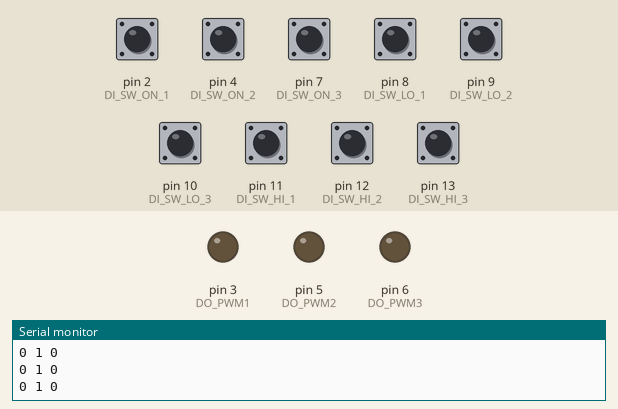
Recording of a sketch running on a simulated Arduino Nano, built with avr-gcc and run on an emulated ATmega328P. Parts: output pins drawn as LEDs (lit = HIGH), the last lines printed to the serial monitor. The inputs (shaded band) are chosen by the test bench; at power-on: pin 8 (DI_SW_LO_1), pin 9 (DI_SW_LO_2), pin 10 (DI_SW_LO_3) HIGH, pin 2 (DI_SW_ON_1), pin 4 (DI_SW_ON_2), pin 7 (DI_SW_ON_3), pin 11 (DI_SW_HI_1), pin 12 (DI_SW_HI_2), pin 13 (DI_SW_HI_3) LOW.

Above: at 2.7 s.
2.8 s: pin 2 (DI_SW_ON_1) pulled HIGH for 1 s
At 4.3 s:
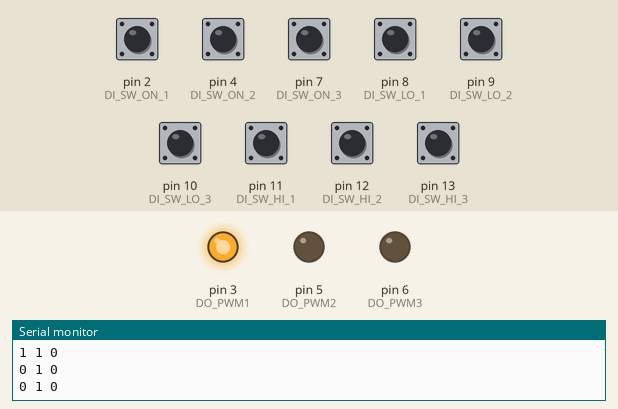
6.0 s: pin 4 (DI_SW_ON_2) pulled HIGH for 0.65 s
At 7.3 s:
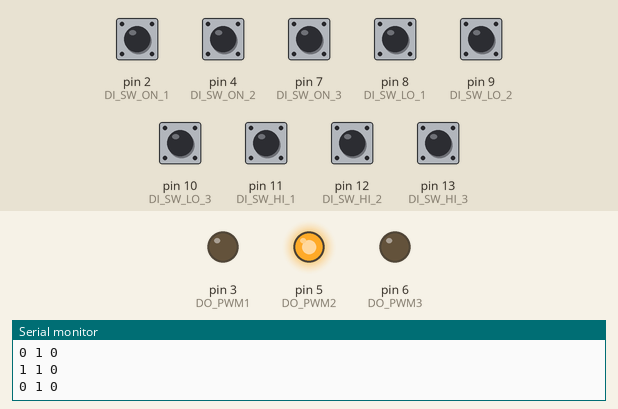
9.0 s: pin 7 (DI_SW_ON_3) pulled HIGH for 0.65 s
At 10.3 s:
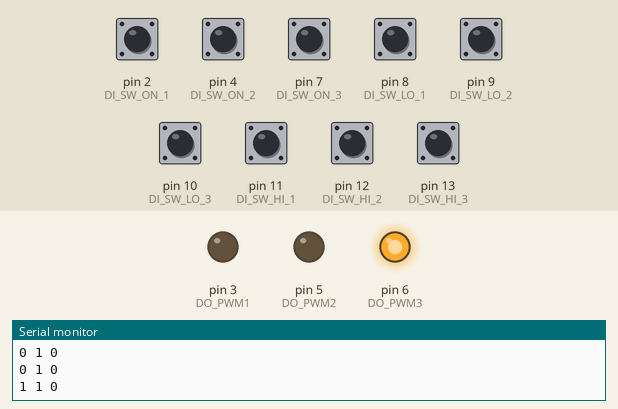
12.0 s: pin 2 (DI_SW_ON_1) driven HIGH and pin 4 (DI_SW_ON_2) driven HIGH
At 13.7 s:
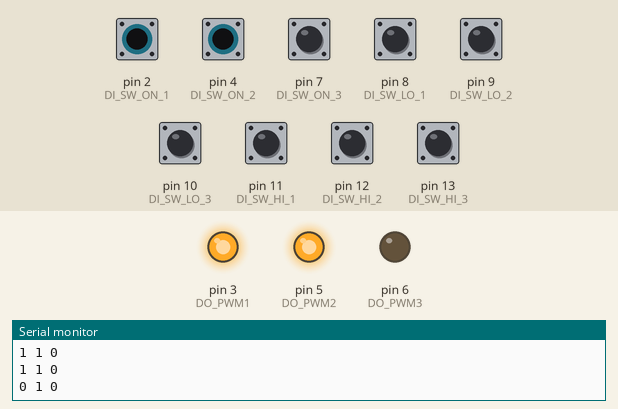
14.0 s: pin 11 (DI_SW_HI_1) pulled HIGH for 0.65 s
At 15.3 s:
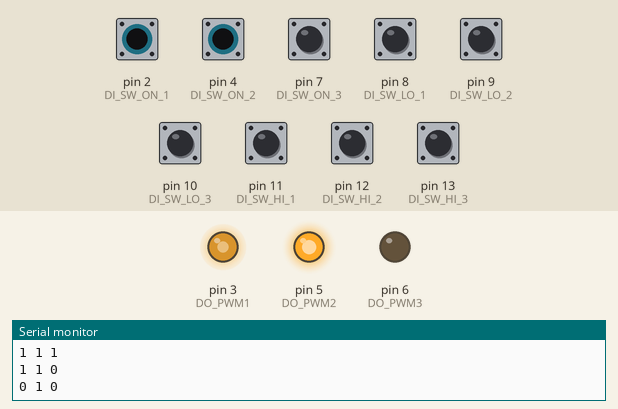
17.0 s: pin 9 (DI_SW_LO_2) pulled LOW for 0.65 s
At 19.9 s:
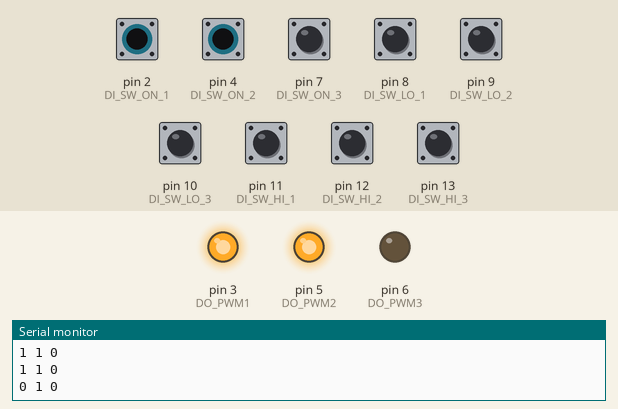
Timing chart, 0 to 21.0 s (numbered marks = the images above; inputs shaded):
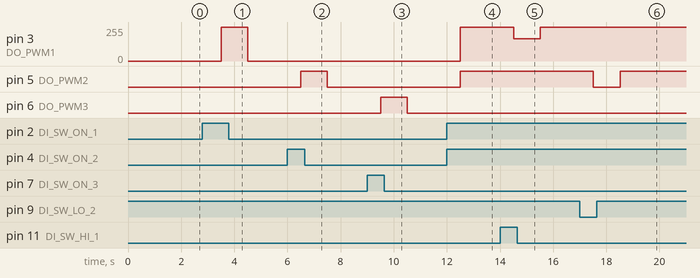

The sketch:

Safran_SeatMockup.ino
```cpp
/*
  Important note: ATmega328P (Old Bootloader)
  https://store.arduino.cc/arduino-nano

*/
#define DO_PWM1 3
#define DO_PWM2 5
#define DO_PWM3 6

#define DI_SW_ON_1  2
#define DI_SW_ON_2  4
#define DI_SW_ON_3  7

#define DI_SW_LO_1  8
#define DI_SW_LO_2  9
#define DI_SW_LO_3  10

#define DI_SW_HI_1  11
#define DI_SW_HI_2  12
#define DI_SW_HI_3  13

void setup() {
  // put your setup code here, to run once:
  Serial.begin(115200);
  pinMode(LED_BUILTIN, OUTPUT);
  pinMode(LED_BUILTIN, INPUT);

  analogWrite(DO_PWM1, 0);
  analogWrite(DO_PWM2, 0);
  analogWrite(DO_PWM3, 0);

  pinMode(DO_PWM1, OUTPUT);
  pinMode(DO_PWM2, OUTPUT);
  pinMode(DO_PWM3, OUTPUT);

  pinMode(DI_SW_ON_1, INPUT);
  pinMode(DI_SW_ON_2, INPUT);
  pinMode(DI_SW_ON_3, INPUT);

  Serial.println("Setup Villinger Safran Heating Seat Mockup");
//  digitalWrite(LED_BUILTIN, HIGH);
  delay(500);
//  digitalWrite(LED_BUILTIN, LOW);
  delay(500);
//  digitalWrite(LED_BUILTIN, HIGH);
  delay(500);

}

void loop() {
  // put your main code here, to run repeatedly:
//  digitalWrite(LED_BUILTIN, LOW);
  delay(500);
//  digitalWrite(LED_BUILTIN, HIGH);
  delay(500);
  Serial.println("Status Area 1: ");
  Serial.print(digitalRead(DI_SW_ON_1)); Serial.print(" "); Serial.print(digitalRead(DI_SW_LO_1)); Serial.print(" ");  Serial.print(digitalRead(DI_SW_HI_1)); Serial.print(" "); Serial.println();
  Serial.print(digitalRead(DI_SW_ON_2)); Serial.print(" "); Serial.print(digitalRead(DI_SW_LO_2)); Serial.print(" ");  Serial.print(digitalRead(DI_SW_HI_2)); Serial.print(" "); Serial.println();
  Serial.print(digitalRead(DI_SW_ON_3)); Serial.print(" "); Serial.print(digitalRead(DI_SW_LO_3)); Serial.print(" ");  Serial.print(digitalRead(DI_SW_HI_3)); Serial.print(" "); Serial.println();
  Serial.println();

  if (digitalRead(DI_SW_ON_1)){
    // Area ON
    if (!digitalRead(DI_SW_LO_1) && digitalRead(DI_SW_HI_1)){
      // LOW: LO ON and HI OFF
      analogWrite(DO_PWM1, 84);
    }
    else if (digitalRead(DI_SW_LO_1) && digitalRead(DI_SW_HI_1)){
      // MID: LO OFF and HI OFF
      analogWrite(DO_PWM1, 168);
    }
    else if (digitalRead(DI_SW_LO_1) && !digitalRead(DI_SW_HI_1)){
      // HIG: LO OFF and HI ON
      analogWrite(DO_PWM1, 255);
    }
    else{
      analogWrite(DO_PWM1, 0);
    }
  }
  else{
    // Area OFF
    analogWrite(DO_PWM1, 0);
  }

  if (digitalRead(DI_SW_ON_2)){
    // Area ON
    if (!digitalRead(DI_SW_LO_2) && digitalRead(DI_SW_HI_2)){
      // LOW: LO ON and HI OFF
      analogWrite(DO_PWM2, 84);
    }
    else if (digitalRead(DI_SW_LO_2) && digitalRead(DI_SW_HI_2)){
      // MID: LO OFF and HI OFF
      analogWrite(DO_PWM2, 168);
    }
    else if (digitalRead(DI_SW_LO_2) && !digitalRead(DI_SW_HI_2)){
      // HIG: LO OFF and HI ON
      analogWrite(DO_PWM2, 255);
    }
    else{
      analogWrite(DO_PWM2, 0);
    }
  }
  else{
    // Area OFF
    analogWrite(DO_PWM2, 0);
  }

  if (digitalRead(DI_SW_ON_3)){
  // Area ON
  if (!digitalRead(DI_SW_LO_3) && digitalRead(DI_SW_HI_3)){
    // LOW: LO ON and HI OFF
    analogWrite(DO_PWM3, 84);
  }
  else if (digitalRead(DI_SW_LO_3) && digitalRead(DI_SW_HI_3)){
    // MID: LO OFF and HI OFF
    analogWrite(DO_PWM3, 168);
  }
  else if (digitalRead(DI_SW_LO_3) && !digitalRead(DI_SW_HI_3)){
    // HIG: LO OFF and HI ON
    analogWrite(DO_PWM3, 255);
  }
  else{
    analogWrite(DO_PWM3, 0);
  }
}
else{
  // Area OFF
  analogWrite(DO_PWM3, 0);
}

}
```

Measured:
- after the input at 2.8 s, pin 3 (DO_PWM1): 0/255 → 255/255 after 0.70 s, → 0/255 1.0 s later
- after the input at 6.0 s, pin 5 (DO_PWM2): LOW → HIGH after 0.51 s, → LOW 1.0 s later
- after the input at 9.0 s, pin 6 (DO_PWM3): LOW → HIGH after 0.51 s, → LOW 1.0 s later
- after the input at 12.0 s, pin 3 (DO_PWM1): 0/255 → 255/255 after 0.51 s; pin 5 (DO_PWM2): LOW → HIGH after 0.51 s
- after the input at 14.0 s, pin 3 (DO_PWM1): 255/255 → 168/255 after 0.51 s, → 255/255 1.0 s later
- after the input at 17.0 s, pin 5 (DO_PWM2): HIGH → LOW after 0.52 s, → HIGH 1.0 s later
